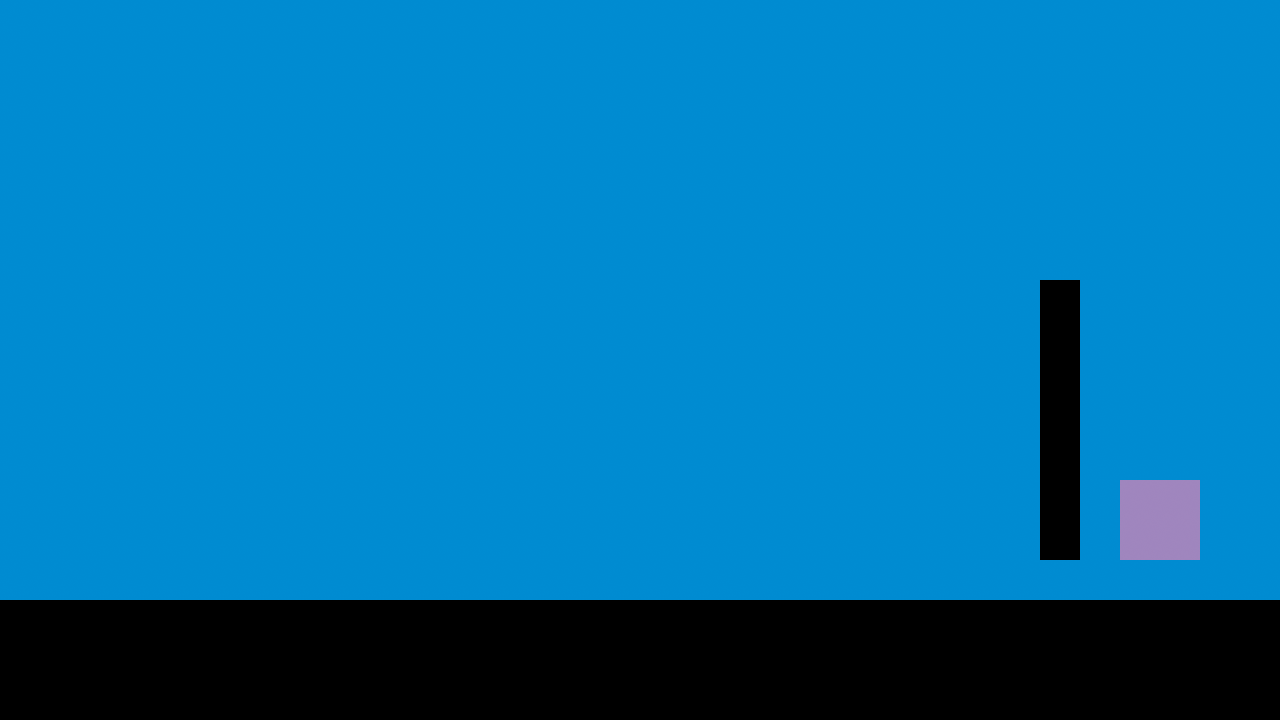

Below is a game level as drawn by its tile map, then a one-line description and the .tmx that defines it (tile-layer data replaced by summaries):
An orthogonal 32x18 tile map with 40x40 px tiles, 1 tile layer (Tile Layer 1).

<map version="1.0" orientation="orthogonal" width="32" height="18" tilewidth="40" tileheight="40">
 <tileset firstgid="1" name="Tiles" tilewidth="40" tileheight="40">
  <image source="tiles.png" width="160" height="160" />
  <tile id="0">
   <properties>
    <property name="blocked" value="" />
   </properties>
  </tile>
 </tileset>
 <layer name="Tile Layer 1" width="32" height="18">
  <data>[576 cells, 576 non-empty, 3 distinct tile ids]</data>
 </layer>
</map>
